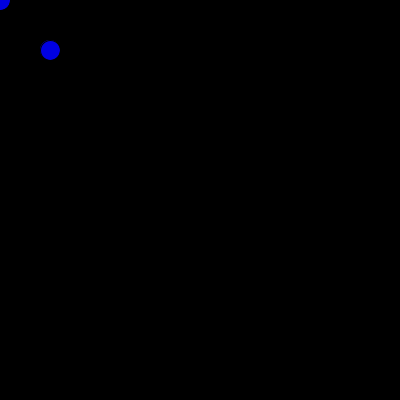
Frame 1 (no input)
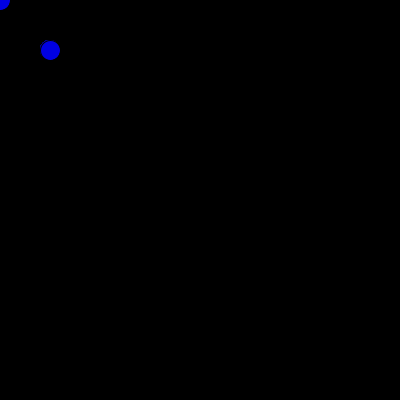
Frame 60 (the mouse pressed at the canvas centre just before this capture)
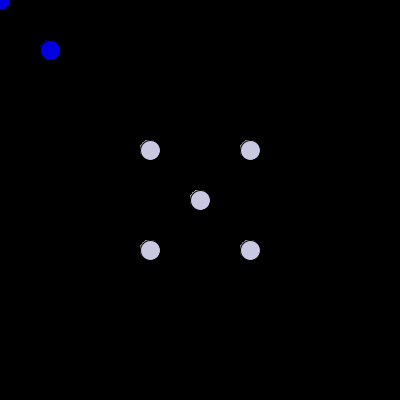
Frame 120 (the mouse held since frame 60 and released just before this capture)

The Processing sketch that drew these frames (run headless with seeded random() and noise(); from frame 60 on, the mouse is pressed at the canvas centre):

// Processing sketch: processing_112471
// ── processing_112471.pde

void setup(){
  size(400,400);
  background(0,0,0);
  
}
  
  void draw(){
    fill(mouseX,mouseY,225);
    ellipse(mouseY,mouseX,20,20);
    ellipse(mouseY+50,mouseX+50,20,20);
    ellipse(mouseY-50,mouseX-50,20,20);
    ellipse(mouseX,mouseY,20,20);
    ellipse(mouseX-50,mouseY+50,20,20);
    ellipse(mouseX+50,mouseY-50,20,20);
  
    }
